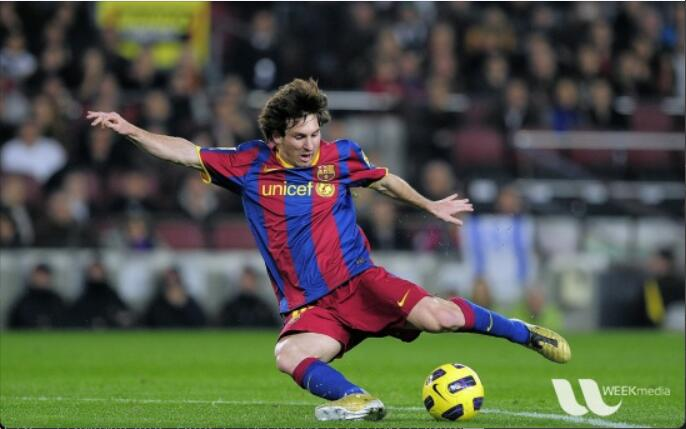
//> input picture lab2/图像分割/image_segmentation/messi1.jpg, 686 x 429 px
$ ./main messi1.jpg   (built with g++ and OpenCV 4)
//> lines starting //> are read from the running program, lines starting //| are printed output that depends on the picture; after the words box and inside, x2 and y2 are one past the last pixel; in counts of white or black regions, pixels touching at a corner belong together
#include "opencv2/imgcodecs.hpp"
#include "opencv2/highgui.hpp"
#include "opencv2/imgproc.hpp"
#include <iostream>
using namespace std;
using namespace cv;
static void help(char** argv)
{
    cout << "\nThis program demonstrates GrabCut segmentation -- select an object in a region\n"
        "and then grabcut will attempt to segment it out.\n"
        "Call:\n"
        << argv[0] << " <image_name>\n"
        "\nSelect a rectangular area around the object you want to segment\n" <<
        "\nHot keys: \n"
        "\tESC - quit the program\n"
        "\tr - restore the original image\n"
        "\tn - next iteration\n"
        "\n"
        "\tleft mouse button - set rectangle\n"
        "\n"
        "\tCTRL+left mouse button - set GC_BGD pixels\n"
        "\tSHIFT+left mouse button - set GC_FGD pixels\n"
        "\n"
        "\tCTRL+right mouse button - set GC_PR_BGD pixels\n"
        "\tSHIFT+right mouse button - set GC_PR_FGD pixels\n" << endl;
}
const Scalar RED = Scalar(0, 0, 255);
const Scalar PINK = Scalar(230, 130, 255);
const Scalar BLUE = Scalar(255, 0, 0);
const Scalar LIGHTBLUE = Scalar(255, 255, 160);
const Scalar GREEN = Scalar(0, 255, 0);
const int BGD_KEY = EVENT_FLAG_CTRLKEY;
const int FGD_KEY = EVENT_FLAG_SHIFTKEY;
static void getBinMask(const Mat& comMask, Mat& binMask)
{
    if (comMask.empty() || comMask.type() != CV_8UC1)
        CV_Error(Error::StsBadArg, "comMask is empty or has incorrect type (not CV_8UC1)");
    if (binMask.empty() || binMask.rows != comMask.rows || binMask.cols != comMask.cols)
        binMask.create(comMask.size(), CV_8UC1);
    binMask = comMask & 1;
}
class GCApplication
{
public:
    enum { NOT_SET = 0, IN_PROCESS = 1, SET = 2 };
    static const int radius = 2;
    static const int thickness = -1;
    void reset();
    void setImageAndWinName(const Mat& _image, const string& _winName);
    void showImage() const;
    void mouseClick(int event, int x, int y, int flags, void* param);
    int nextIter();
    int getIterCount() const { return iterCount; }
private:
    void setRectInMask();
    void setLblsInMask(int flags, Point p, bool isPr);
    const string* winName;
    const Mat* image;
    Mat mask;
    Mat bgdModel, fgdModel;
    uchar rectState, lblsState, prLblsState;
    bool isInitialized;
    Rect rect;
    vector<Point> fgdPxls, bgdPxls, prFgdPxls, prBgdPxls;
    int iterCount;
};
void GCApplication::reset()
{
    if (!mask.empty())
        mask.setTo(Scalar::all(GC_BGD));
    bgdPxls.clear(); fgdPxls.clear();
    prBgdPxls.clear();  prFgdPxls.clear();
    isInitialized = false;
    rectState = NOT_SET;
    lblsState = NOT_SET;
    prLblsState = NOT_SET;
    iterCount = 0;
}
void GCApplication::setImageAndWinName(const Mat& _image, const string& _winName)
{
    if (_image.empty() || _winName.empty())
        return;
    image = &_image;
    winName = &_winName;
    mask.create(image->size(), CV_8UC1);
    reset();
}
void GCApplication::showImage() const
{
    if (image->empty() || winName->empty())
        return;
    Mat res;
    Mat binMask;
    image->copyTo(res);
    if (isInitialized) {
        getBinMask(mask, binMask);
        Mat black(binMask.rows, binMask.cols, CV_8UC3, cv::Scalar(0, 0, 0));
        black.setTo(Scalar::all(255), binMask);
        addWeighted(black, 0.5, res, 0.5, 0.0, res);
    }
    vector<Point>::const_iterator it;
    for (it = bgdPxls.begin(); it != bgdPxls.end(); ++it)
        circle(res, *it, radius, BLUE, thickness);
    for (it = fgdPxls.begin(); it != fgdPxls.end(); ++it)
        circle(res, *it, radius, RED, thickness);
    for (it = prBgdPxls.begin(); it != prBgdPxls.end(); ++it)
        circle(res, *it, radius, LIGHTBLUE, thickness);
    for (it = prFgdPxls.begin(); it != prFgdPxls.end(); ++it)
        circle(res, *it, radius, PINK, thickness);
    if (rectState == IN_PROCESS || rectState == SET)
        rectangle(res, Point(rect.x, rect.y), Point(rect.x + rect.width, rect.y + rect.height), GREEN, 2);
    imshow(*winName, res);
}
void GCApplication::setRectInMask()
{
    CV_Assert(!mask.empty());
    mask.setTo(GC_BGD);
    rect.x = max(0, rect.x);
    rect.y = max(0, rect.y);
    rect.width = min(rect.width, image->cols - rect.x);
    rect.height = min(rect.height, image->rows - rect.y);
    (mask(rect)).setTo(Scalar(GC_PR_FGD));
}
void GCApplication::setLblsInMask(int flags, Point p, bool isPr)
{
    vector<Point>* bpxls, * fpxls;
    uchar bvalue, fvalue;
    if (!isPr)
    {
        bpxls = &bgdPxls;
        fpxls = &fgdPxls;
        bvalue = GC_BGD;
        fvalue = GC_FGD;
    }
    else
    {
        bpxls = &prBgdPxls;
        fpxls = &prFgdPxls;
        bvalue = GC_PR_BGD;
        fvalue = GC_PR_FGD;
    }
    if (flags & BGD_KEY)
    {
        bpxls->push_back(p);
        circle(mask, p, radius, bvalue, thickness);
    }
    if (flags & FGD_KEY)
    {
        fpxls->push_back(p);
        circle(mask, p, radius, fvalue, thickness);
    }
}
void GCApplication::mouseClick(int event, int x, int y, int flags, void*)
{
    // TODO add bad args check
    switch (event)
    {
    case EVENT_LBUTTONDOWN: // set rect or GC_BGD(GC_FGD) labels
    {
        bool isb = (flags & BGD_KEY) != 0,
            isf = (flags & FGD_KEY) != 0;
        if (rectState == NOT_SET && !isb && !isf)
        {
            rectState = IN_PROCESS;
            rect = Rect(x, y, 1, 1);
        }
        if ((isb || isf) && rectState == SET)
            lblsState = IN_PROCESS;
    }
    break;
    case EVENT_RBUTTONDOWN: // set GC_PR_BGD(GC_PR_FGD) labels
    {
        bool isb = (flags & BGD_KEY) != 0,
            isf = (flags & FGD_KEY) != 0;
        if ((isb || isf) && rectState == SET)
            prLblsState = IN_PROCESS;
    }
    break;
    case EVENT_LBUTTONUP:
        if (rectState == IN_PROCESS)
        {
            if (rect.x == x || rect.y == y) {
                rectState = NOT_SET;
            }
            else {
                rect = Rect(Point(rect.x, rect.y), Point(x, y));
                rectState = SET;
                setRectInMask();
                CV_Assert(bgdPxls.empty() && fgdPxls.empty() && prBgdPxls.empty() && prFgdPxls.empty());
            }
            showImage();
        }
        if (lblsState == IN_PROCESS)
        {
            setLblsInMask(flags, Point(x, y), false);
            lblsState = SET;
            nextIter();
            showImage();
        }
        else {
            if (rectState == SET) {
                nextIter();
                showImage();
            }
        }
        break;
    case EVENT_RBUTTONUP:
        if (prLblsState == IN_PROCESS)
        {
            setLblsInMask(flags, Point(x, y), true);
            prLblsState = SET;
        }
        if (rectState == SET) {
            nextIter();
            showImage();
        }
        break;
    case EVENT_MOUSEMOVE:
        if (rectState == IN_PROCESS)
        {
            rect = Rect(Point(rect.x, rect.y), Point(x, y));
            CV_Assert(bgdPxls.empty() && fgdPxls.empty() && prBgdPxls.empty() && prFgdPxls.empty());
            showImage();
        }
        else if (lblsState == IN_PROCESS)
        {
            setLblsInMask(flags, Point(x, y), false);
            showImage();
        }
        else if (prLblsState == IN_PROCESS)
        {
            setLblsInMask(flags, Point(x, y), true);
            showImage();
        }
        break;
    }
}
int GCApplication::nextIter()
{
    if (isInitialized)
        grabCut(*image, mask, rect, bgdModel, fgdModel, 1);
    else
    {
        if (rectState != SET)
            return iterCount;
        if (lblsState == SET || prLblsState == SET)
            grabCut(*image, mask, rect, bgdModel, fgdModel, 1, GC_INIT_WITH_MASK);
        else
            grabCut(*image, mask, rect, bgdModel, fgdModel, 1, GC_INIT_WITH_RECT);
        isInitialized = true;
    }
    iterCount++;
    bgdPxls.clear(); fgdPxls.clear();
    prBgdPxls.clear(); prFgdPxls.clear();
    return iterCount;
}
GCApplication gcapp;
static void on_mouse(int event, int x, int y, int flags, void* param)
{
    gcapp.mouseClick(event, x, y, flags, param);
}
int main(int argc, char** argv)
{
    cv::CommandLineParser parser(argc, argv, "{@input| messi5.jpg |}");
    help(argv);
    string filename = parser.get<string>("@input");
    if (filename.empty())
    {
        cout << "\nDurn, empty filename" << endl;
        return 1;
    }
    Mat image = imread(samples::findFile(filename), IMREAD_COLOR);
//> image is the input picture: 429 rows x 686 cols, CV_8UC3; mean B, G, R 72.8, 86.2, 82.4
    if (image.empty())
    {
        cout << "\n Durn, couldn't read image filename " << filename << endl;
        return 1;
    }
    const string winName = "image";
    namedWindow(winName, WINDOW_AUTOSIZE);
    setMouseCallback(winName, on_mouse, 0);
    gcapp.setImageAndWinName(image, winName);
    gcapp.showImage();
    for (;;)
    {
        char c = (char)waitKey(0);
//> the left mouse button is pressed at (171, 107)
//> the mouse is dragged to (343, 214)
//> the mouse is dragged to (514, 321)
//> in showImage (call 3), `rectangle(res, Point(rect.x, rect.y), Point(rect.x + rect.width, rect...`:
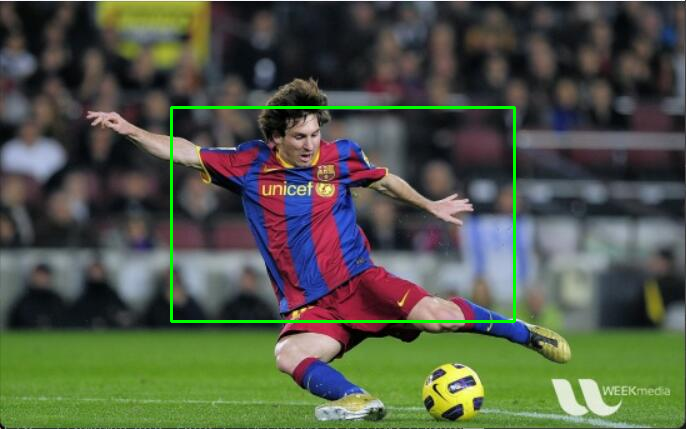
//> res: 429 rows x 686 cols, CV_8UC3; mean B, G, R 71.9, 88.3, 81.5
//> the button is released at (514, 321)
//> in nextIter, `grabCut(*image, mask, rect, bgdModel, fgdModel, 1, GC_INIT_WITH_RECT);`:
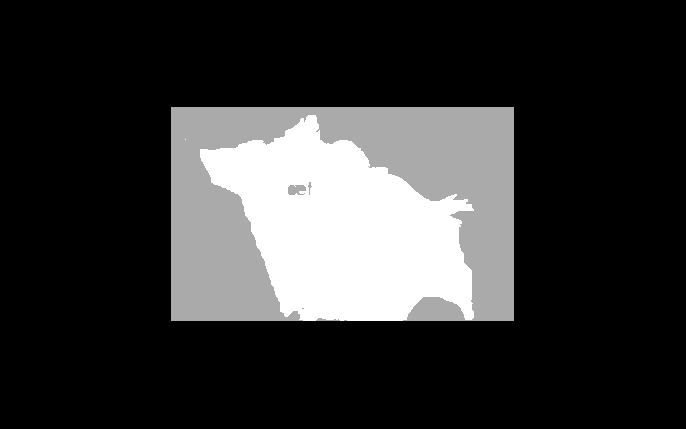
//> mask: 429 rows x 686 cols, CV_8UC1; min 0, max 3, mean 0.614; drawn with min black and max white
//> in nextIter, `grabCut(*image, mask, rect, bgdModel, fgdModel, 1, GC_INIT_WITH_RECT);`: bgdModel = 65 values, max 2051.4 at index 55, min -26.12 at index 40, mean 257.1; fgdModel = 65 values, max 1162.2 at index 46, min -239.5 at index 22, mean 237.9
//> in getBinMask, `binMask = comMask & 1;`:
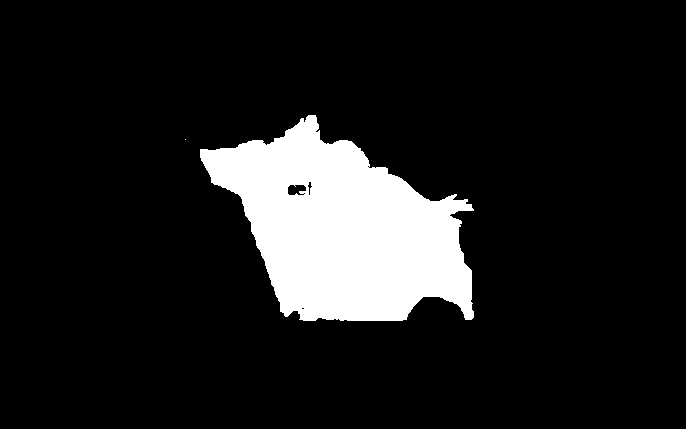
//> binMask: 429 rows x 686 cols, CV_8UC1; values 0 (black) and 1 (white), 11.5% white; 2 white regions (1 under 20 px), largest, box (x1, y1, x2, y2) and area: (200, 115, 474, 321) 33963
//> in showImage (call 5), `addWeighted(black, 0.5, res, 0.5, 0.0, res);`:
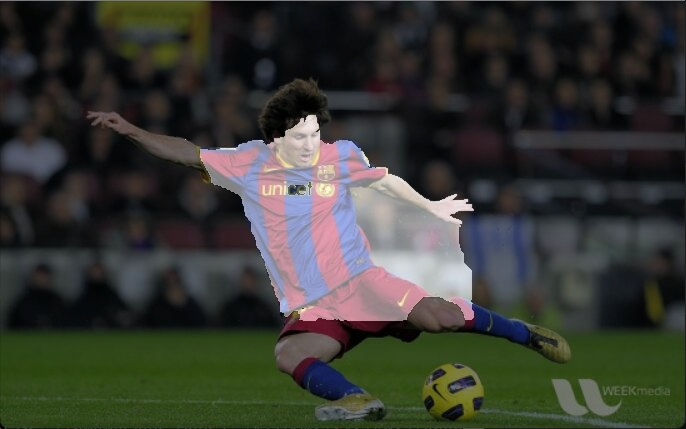
//> res: 429 rows x 686 cols, CV_8UC3; mean B, G, R 51.1, 57.8, 55.9
//> in showImage (call 5), `rectangle(res, Point(rect.x, rect.y), Point(rect.x + rect.width, rect...`:
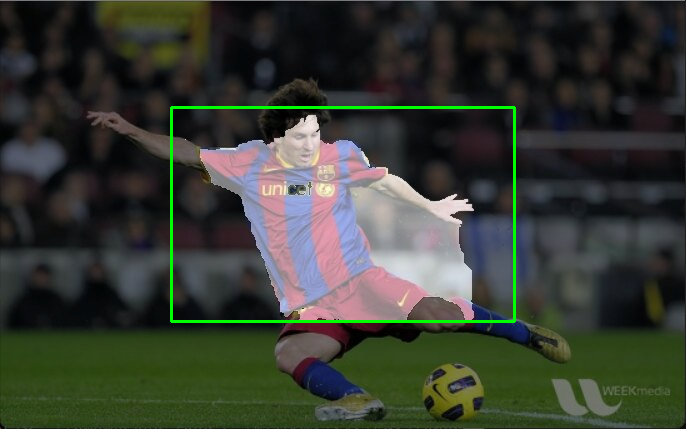
//> res: 429 rows x 686 cols, CV_8UC3; 1.13% of pixels changed, all inside (x1, y1, x2, y2) = (170, 106, 516, 323)
//> the Esc key is pressed
        switch (c)
        {
        case '\x1b':
            cout << "Exiting ..." << endl;
            goto exit_main;
        case 'r':
            cout << endl;
            gcapp.reset();
            gcapp.showImage();
            break;
        case 'n':
            int iterCount = gcapp.getIterCount();
            cout << "<" << iterCount << "... ";
            int newIterCount = gcapp.nextIter();
            if (newIterCount > iterCount)
            {
                gcapp.showImage();
                cout << iterCount << ">" << endl;
            }
            else
                cout << "rect must be determined>" << endl;
            break;
        }
    }
exit_main:
    destroyWindow(winName);
    return 0;
}

$ run again, on lab2/图像分割/image_segmentation/boy.png
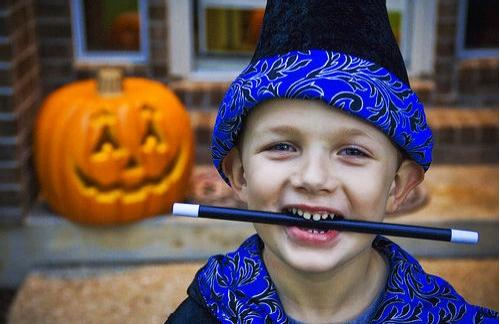
//> input picture lab2/图像分割/image_segmentation/boy.png, 500 x 324 px
//> image is the input picture: 324 rows x 500 cols, CV_8UC3; mean B, G, R 84.5, 84.5, 102.1
//> bgdModel = 65 values, max 3066.1 at index 29, min -340.8 at index 40, mean 338.5; fgdModel = 65 values, max 4137.9 at index 56, min 0.144 at index 4, mean 392
//> in getBinMask, `binMask = comMask & 1;`:
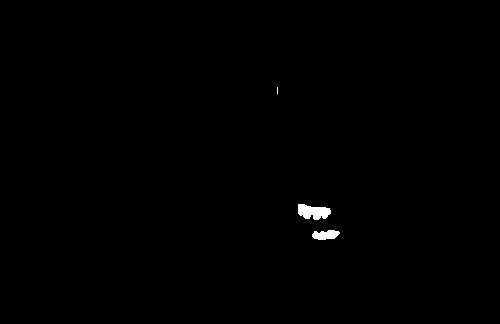
//> binMask: 324 rows x 500 cols, CV_8UC1; values 0 (black) and 1 (white), 0.36% white; 3 white regions (1 under 20 px), largest, box (x1, y1, x2, y2) and area: (298, 204, 331, 220) 370, (312, 230, 340, 240) 206
//> in showImage (call 5), `rectangle(res, Point(rect.x, rect.y), Point(rect.x + rect.width, rect...`:
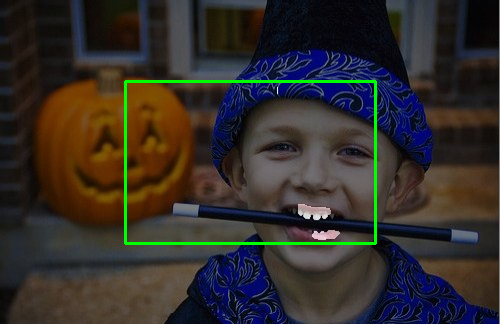
//> res: 324 rows x 500 cols, CV_8UC3; mean B, G, R 41.8, 45.8, 50.5
